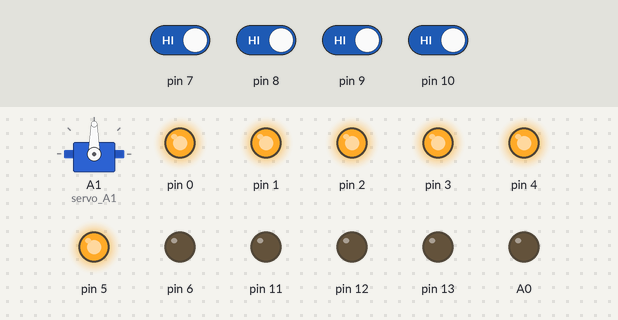
The sketch below on a simulated Arduino Uno, built with avr-gcc and run on an emulated ATmega328P. On the bench: servo, output pins drawn as LEDs (lit = HIGH). The inputs (shaded band) are chosen by the test bench; at power-on: pin 7–10 HIGH.

Above: at 1.2 s.
1.3 s: pin 7 driven LOW
At 2.5 s:
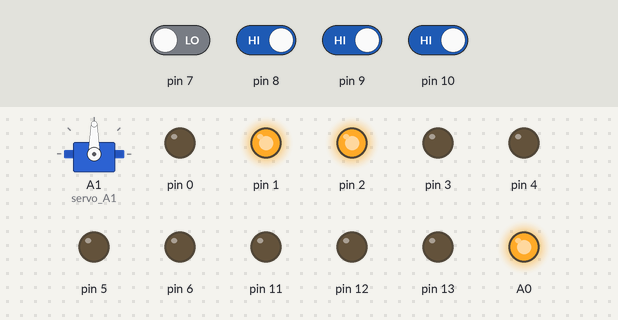
2.8 s: pin 8 driven LOW
At 3.8 s:
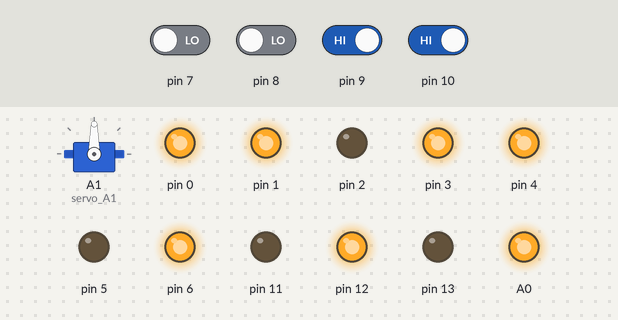
4.3 s: pin 9 driven LOW
At 4.8 s:
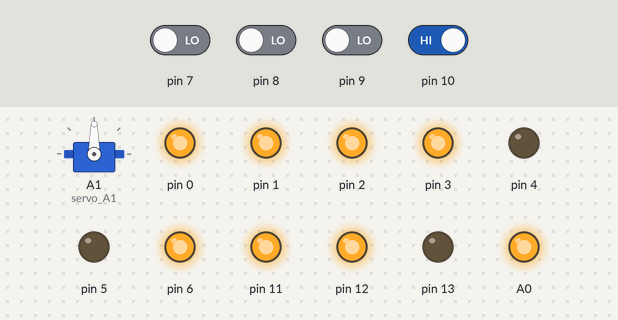
5.8 s: pin 10 driven LOW
At 6.1 s:
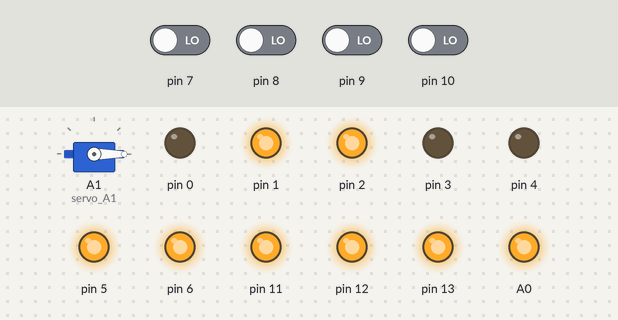
7.3 s: pin 7 driven HIGH
At 8.2 s:
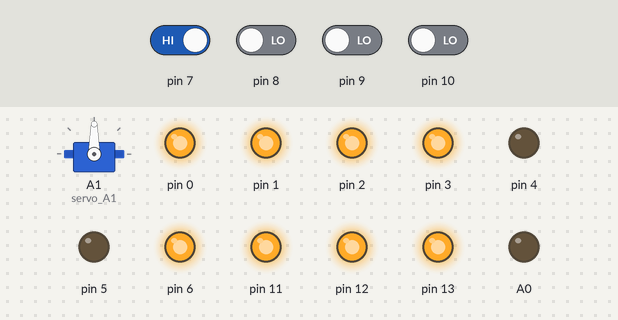
8.8 s: pin 8 driven HIGH
At 9.6 s:
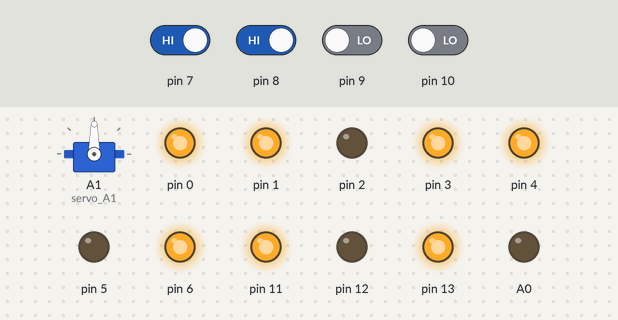
Timing chart, 0 to 11.3 s (numbered marks = the images above; inputs shaded):
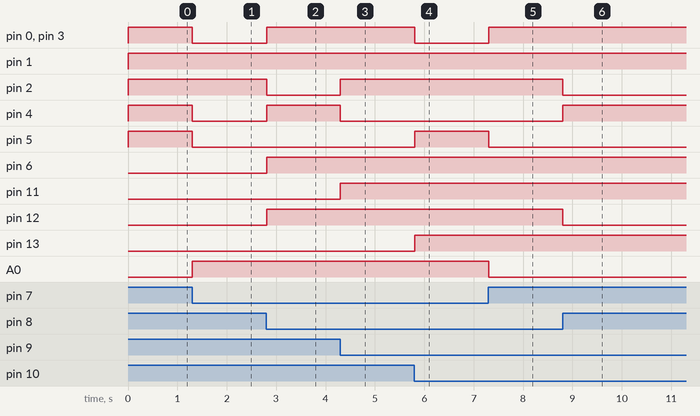

Measured:
- after the input at 1.3 s, pin 0, pin 3–5: HIGH → LOW at once; A0: LOW → HIGH at once
- after the input at 2.8 s, pin 0, pin 3, pin 4, pin 6, pin 12: LOW → HIGH at once; pin 2: HIGH → LOW at once
- after the input at 4.3 s, pin 2, pin 11: LOW → HIGH at once; pin 4: HIGH → LOW at once
- after the input at 5.8 s, pin 0, pin 3: HIGH → LOW at once; pin 5, pin 13: LOW → HIGH at once; servo on A1 (servo_A1): 90° → 0° at once
- after the input at 7.3 s, pin 0, pin 3: LOW → HIGH at once; pin 5, A0: HIGH → LOW at once; servo on A1 (servo_A1): 0° → 90° at once
- after the input at 8.8 s, pin 2, pin 12: HIGH → LOW at once; pin 4: LOW → HIGH at once

The sketch:

Estacionamento.ino
```cpp
// C++ code
//
#include <Servo.h>

Servo servo_A1;

void setup()
{
  pinMode(0, OUTPUT);
  pinMode(1, OUTPUT);
  pinMode(2, OUTPUT);
  pinMode(3, OUTPUT);
  pinMode(4, OUTPUT);
  pinMode(5, OUTPUT);
  pinMode(6, OUTPUT);
  pinMode(11, OUTPUT);
  pinMode(12, OUTPUT);
  pinMode(13, OUTPUT);
  servo_A1.attach(A1, 500, 2500);
  pinMode(7, INPUT);
  pinMode(A0, OUTPUT);
  pinMode(8, INPUT);
  pinMode(9, INPUT);
  pinMode(10, INPUT);

  digitalWrite(0, LOW);
  digitalWrite(1, LOW);
  digitalWrite(2, LOW);
  digitalWrite(3, LOW);
  digitalWrite(4, LOW);
  digitalWrite(5, LOW);
  digitalWrite(6, LOW);
  digitalWrite(11, LOW);
  digitalWrite(12, LOW);
  digitalWrite(13, LOW);
  servo_A1.write(90);
}

void loop()
{
  if (digitalRead(7) == 0) {
    digitalWrite(A0, HIGH);
  } else {
    digitalWrite(A0, LOW);
  }
  if (digitalRead(8) == 0) {
    digitalWrite(12, HIGH);
  } else {
    digitalWrite(12, LOW);
  }
  if (digitalRead(9) == 0) {
    digitalWrite(11, HIGH);
  } else {
    digitalWrite(11, LOW);
  }
  if (digitalRead(10) == 0) {
    digitalWrite(13, HIGH);
  } else {
    digitalWrite(13, LOW);
  }

  if ((digitalRead(7) == 1 && digitalRead(8) == 1) && (digitalRead(9) == 1 && digitalRead(10) == 1)) {
    digitalWrite(0, HIGH);
    digitalWrite(1, HIGH);
    digitalWrite(2, HIGH);
    digitalWrite(3, HIGH);
    digitalWrite(4, HIGH);
    digitalWrite(5, HIGH);
    digitalWrite(6, LOW);
    servo_A1.write(90);
  } else {
  }
  if ((digitalRead(7) == 1 && digitalRead(8) == 1) && (digitalRead(9) == 1 && digitalRead(10) == 0)) {
    digitalWrite(0, LOW);
    digitalWrite(1, HIGH);
    digitalWrite(2, HIGH);
    digitalWrite(3, LOW);
    digitalWrite(4, LOW);
    digitalWrite(5, LOW);
    digitalWrite(6, LOW);
    servo_A1.write(90);
  } else {
  }
  if ((digitalRead(7) == 1 && digitalRead(8) == 1) && (digitalRead(9) == 0 && digitalRead(10) == 1)) {
    digitalWrite(0, LOW);
    digitalWrite(1, HIGH);
    digitalWrite(2, HIGH);
    digitalWrite(3, LOW);
    digitalWrite(4, LOW);
    digitalWrite(5, LOW);
    digitalWrite(6, LOW);
    servo_A1.write(90);
  } else {
  }
  if ((digitalRead(7) == 1 && digitalRead(8) == 1) && (digitalRead(9) == 0 && digitalRead(10) == 0)) {
    digitalWrite(0, HIGH);
    digitalWrite(1, HIGH);
    digitalWrite(2, LOW);
    digitalWrite(3, HIGH);
    digitalWrite(4, HIGH);
    digitalWrite(5, LOW);
    digitalWrite(6, HIGH);
    servo_A1.write(90);
  } else {
  }
  if ((digitalRead(7) == 1 && digitalRead(8) == 0) && (digitalRead(9) == 1 && digitalRead(10) == 1)) {
    digitalWrite(0, LOW);
    digitalWrite(1, HIGH);
    digitalWrite(2, HIGH);
    digitalWrite(3, LOW);
    digitalWrite(4, LOW);
    digitalWrite(5, LOW);
    digitalWrite(6, LOW);
    servo_A1.write(90);
  } else {
  }
  if ((digitalRead(7) == 1 && digitalRead(8) == 0) && (digitalRead(9) == 1 && digitalRead(10) == 0)) {
    digitalWrite(0, HIGH);
    digitalWrite(1, HIGH);
    digitalWrite(2, LOW);
    digitalWrite(3, HIGH);
    digitalWrite(4, HIGH);
    digitalWrite(5, LOW);
    digitalWrite(6, HIGH);
    servo_A1.write(90);
  } else {
  }
  if ((digitalRead(7) == 1 && digitalRead(8) == 0) && (digitalRead(9) == 0 && digitalRead(10) == 1)) {
    digitalWrite(0, HIGH);
    digitalWrite(1, HIGH);
    digitalWrite(2, LOW);
    digitalWrite(3, HIGH);
    digitalWrite(4, HIGH);
    digitalWrite(5, LOW);
    digitalWrite(6, HIGH);
    servo_A1.write(90);
  } else {
  }
  if ((digitalRead(7) == 1 && digitalRead(8) == 0) && (digitalRead(9) == 0 && digitalRead(10) == 0)) {
    digitalWrite(0, HIGH);
    digitalWrite(1, HIGH);
    digitalWrite(2, HIGH);
    digitalWrite(3, HIGH);
    digitalWrite(4, LOW);
    digitalWrite(5, LOW);
    digitalWrite(6, HIGH);
    servo_A1.write(90);
  } else {
  }
  if ((digitalRead(7) == 0 && digitalRead(8) == 1) && (digitalRead(9) == 1 && digitalRead(10) == 1)) {
    digitalWrite(0, LOW);
    digitalWrite(1, HIGH);
    digitalWrite(2, HIGH);
    digitalWrite(3, LOW);
    digitalWrite(4, LOW);
    digitalWrite(5, LOW);
    digitalWrite(6, LOW);
    servo_A1.write(90);
  } else {
  }
  if ((digitalRead(7) == 0 && digitalRead(8) == 1) && (digitalRead(9) == 1 && digitalRead(10) == 0)) {
    digitalWrite(0, HIGH);
    digitalWrite(1, HIGH);
    digitalWrite(2, LOW);
    digitalWrite(3, HIGH);
    digitalWrite(4, HIGH);
    digitalWrite(5, LOW);
    digitalWrite(6, HIGH);
    servo_A1.write(90);
  } else {
  }
  if ((digitalRead(7) == 0 && digitalRead(8) == 1) && (digitalRead(9) == 0 && digitalRead(10) == 1)) {
    digitalWrite(0, HIGH);
    digitalWrite(1, HIGH);
    digitalWrite(2, LOW);
    digitalWrite(3, HIGH);
    digitalWrite(4, HIGH);
    digitalWrite(5, LOW);
    digitalWrite(6, HIGH);
    servo_A1.write(90);
  } else {
  }
  if ((digitalRead(7) == 0 && digitalRead(8) == 1) && (digitalRead(9) == 0 && digitalRead(10) == 0)) {
    digitalWrite(0, HIGH);
    digitalWrite(1, HIGH);
    digitalWrite(2, HIGH);
    digitalWrite(3, HIGH);
    digitalWrite(4, LOW);
    digitalWrite(5, LOW);
    digitalWrite(6, HIGH);
    servo_A1.write(90);
  } else {
  }
  if ((digitalRead(7) == 0 && digitalRead(8) == 0) && (digitalRead(9) == 1 && digitalRead(10) == 1)) {
    digitalWrite(0, HIGH);
    digitalWrite(1, HIGH);
    digitalWrite(2, LOW);
    digitalWrite(3, HIGH);
    digitalWrite(4, HIGH);
    digitalWrite(5, LOW);
    digitalWrite(6, HIGH);
    servo_A1.write(90);
  } else {
  }
  if ((digitalRead(7) == 0 && digitalRead(8) == 0) && (digitalRead(9) == 1 && digitalRead(10) == 0)) {
    digitalWrite(0, HIGH);
    digitalWrite(1, HIGH);
    digitalWrite(2, HIGH);
    digitalWrite(3, HIGH);
    digitalWrite(4, LOW);
    digitalWrite(5, LOW);
    digitalWrite(6, HIGH);
    servo_A1.write(90);
  } else {
  }
  if ((digitalRead(7) == 0 && digitalRead(8) == 0) && (digitalRead(9) == 0 && digitalRead(10) == 1)) {
    digitalWrite(0, HIGH);
    digitalWrite(1, HIGH);
    digitalWrite(2, HIGH);
    digitalWrite(3, HIGH);
    digitalWrite(4, LOW);
    digitalWrite(5, LOW);
    digitalWrite(6, HIGH);
    servo_A1.write(90);
  } else {
  }
  if ((digitalRead(7) == 0 && digitalRead(8) == 0) && (digitalRead(9) == 0 && digitalRead(10) == 0)) {
    digitalWrite(0, LOW);
    digitalWrite(1, HIGH);
    digitalWrite(2, HIGH);
    digitalWrite(3, LOW);
    digitalWrite(4, LOW);
    digitalWrite(5, HIGH);
    digitalWrite(6, HIGH);
    servo_A1.write(0);
  } else {
  }
  delay(10); // Delay a little bit to improve simulation performance
}
```
